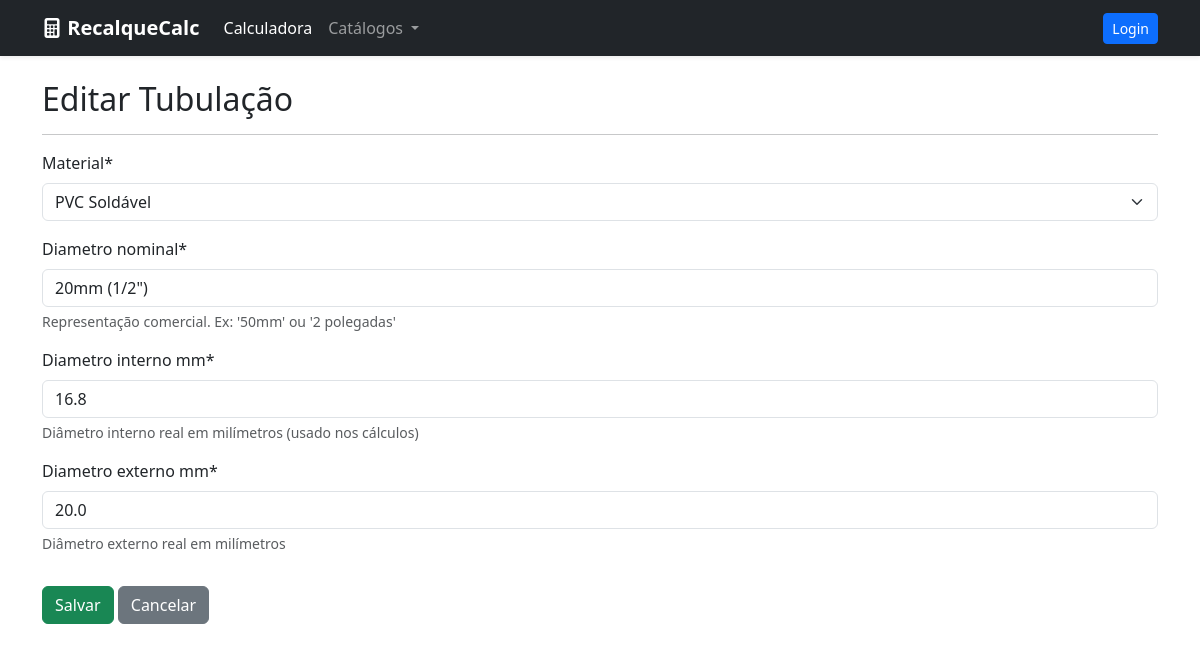
Before: /catalog/tubulacoes/20/editar/ with the older database file.
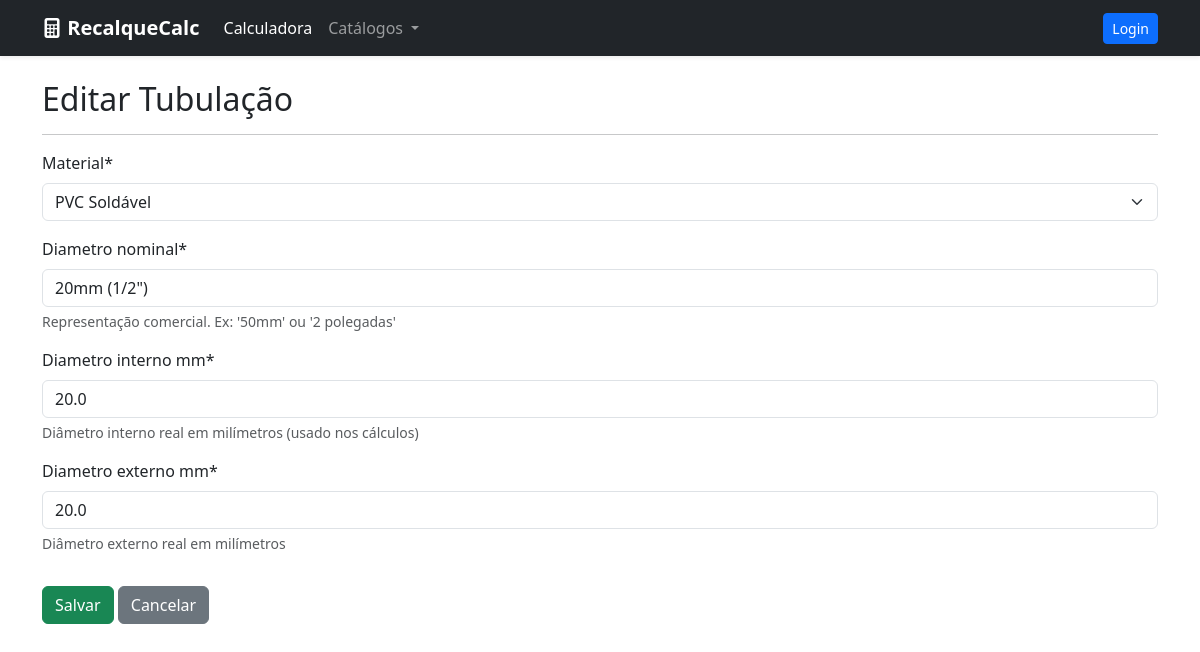
After: the same page with the newer database file.
### calculator/models.py (models this page shows, shortened)
class Tubulacao(models.Model):
    material = models.ForeignKey(Material, on_delete=models.CASCADE, related_name='tubulacoes')
    diametro_nominal = models.CharField(max_length=20, help_text="Representação comercial. Ex: '50mm' ou '2 polegadas'")
    diametro_interno_mm = models.FloatField(help_text="Diâmetro interno real em milímetros (usado nos cálculos)")
    diametro_externo_mm = models.FloatField(help_text="Diâmetro externo real em milímetros")
    class Meta:
        unique_together = ('material', 'diametro_interno_mm')
        ordering = ['material', 'diametro_interno_mm'] # Ordena os tubos por tamanho

### calculator/views.py (the view)
# urls.py: path('catalog/tubulacoes/<int:pk>/editar/', views.TubulacaoUpdateView.as_view(), name='tubulacao_update'),
class TubulacaoUpdateView(UpdateView):
    model = Tubulacao
    template_name = 'calculator/tubulacao_form.html'
    fields = ['material', 'diametro_nominal', 'diametro_interno_mm', 'diametro_externo_mm']
    success_url = reverse_lazy('tubulacao_list')

### calculator/models.py (called while the page is built)
    def __str__(self):
        return self.nome

### calculator/templates/calculator/tubulacao_form.html (shortened to what this page needs)
{% extends "calculator/base.html" %}
{% load crispy_forms_tags %}
{% block content %}
<h2>{% if object %}Editar Tubulação{% else %}Adicionar Nova Tubulação{% endif %}</h2>
<hr>
<form method="post">
    {{ form|crispy }}
    <button type="submit" class="btn btn-success mt-3">Salvar</button>
    <a href="{% url 'tubulacao_list' %}" class="btn btn-secondary mt-3">Cancelar</a>
</form>
{% endblock %}

Changed rows visible on the page:
changed Tubulacao "PVC Soldável": diametro_interno_mm "16.8" → "20.0"
